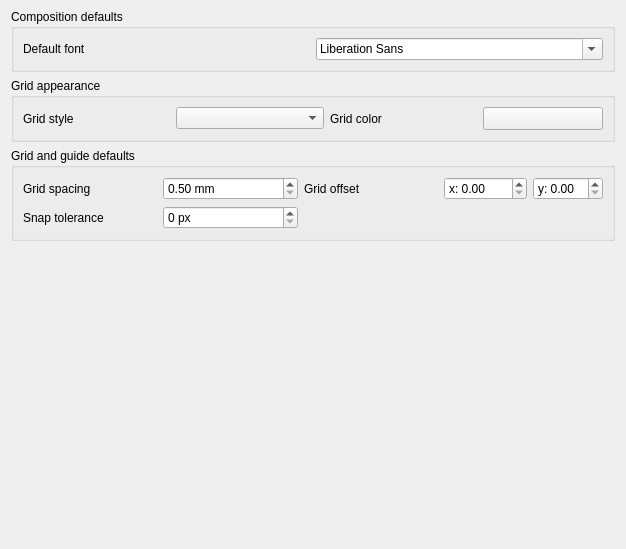
             <widget class="QWidget" name="mOptionsScrollAreaContents_12">
              <property name="geometry">
               <rect>
                <x>0</x>
                <y>0</y>
                <width>626</width>
                <height>549</height>
               </rect>
              </property>
              <layout class="QVBoxLayout" name="verticalLayout_39">
               <property name="topMargin">
                <number>9</number>
               </property>
               <item>
                <widget class="QgsCollapsibleGroupBox" name="groupBox_3">
                 <property name="enabled">
                  <bool>true</bool>
                 </property>
                 <property name="title">
                  <string>Composition defaults</string>
                 </property>
                 <layout class="QGridLayout" name="gridLayout_8">
                  <item row="1" column="0">
                   <layout class="QHBoxLayout" name="horizontalLayout_39">
                    <item>
                     <widget class="QLabel" name="label_60">
                      <property name="text">
                       <string>Default font</string>
                      </property>
                     </widget>
                    </item>
                    <item>
                     <widget class="QFontComboBox" name="mComposerFontComboBox"/>
                    </item>
                   </layout>
                  </item>
                 </layout>
                </widget>
               </item>
               <item>
                <widget class="QgsCollapsibleGroupBox" name="groupBox_23">
                 <property name="title">
                  <string>Grid appearance</string>
                 </property>
                 <layout class="QGridLayout" name="gridLayout_9">
                  <item row="0" column="0">
                   <widget class="QLabel" name="label_66">
                    <property name="text">
                     <string>Grid style</string>
                    </property>
                   </widget>
                  </item>
                  <item row="0" column="2">
                   <widget class="QComboBox" name="mGridStyleComboBox"/>
                  </item>
                  <item row="0" column="3">
                   <widget class="QLabel" name="label_4">
                    <property name="text">
                     <string>Grid color</string>
                    </property>
                   </widget>
                  </item>
                  <item row="0" column="4">
                   <widget class="QgsColorButtonV2" name="mGridColorButton">
                    <property name="minimumSize">
                     <size>
                      <width>120</width>
                      <height>0</height>
                     </size>
                    </property>
                    <property name="maximumSize">
                     <size>
                      <width>120</width>
                      <height>16777215</height>
                     </size>
                    </property>
                    <property name="text">
                     <string/>
                    </property>
                   </widget>
                  </item>
                 </layout>
                </widget>
               </item>
               <item>
                <widget class="QgsCollapsibleGroupBox" name="groupBox_24">
                 <property name="title">
                  <string>Grid and guide defaults</string>
                 </property>
                 <layout class="QGridLayout" name="gridLayout_11">
                  <item row="0" column="0">
                   <widget class="QLabel" name="label_61">
                    <property name="text">
                     <string>Grid spacing</string>
                    </property>
                   </widget>
                  </item>
                  <item row="0" column="1">
                   <widget class="QDoubleSpinBox" name="mGridResolutionSpinBox">
                    <property name="suffix">
                     <string> mm</string>
                    </property>
                    <property name="minimum">
                     <double>0.500000000000000</double>
                    </property>
                    <property name="maximum">
                     <double>9999.000000000000000</double>
                    </property>
                   </widget>
                  </item>
                  <item row="0" column="2">
                   <widget class="QLabel" name="label_63">
                    <property name="text">
                     <string>Grid offset</string>
                    </property>
                    <property name="wordWrap">
                     <bool>true</bool>
                    </property>
                   </widget>
                  </item>
                  <item row="0" column="3">
                   <layout class="QHBoxLayout" name="horizontalLayout_36">
                    <item>
                     <widget class="QDoubleSpinBox" name="mOffsetXSpinBox">
                      <property name="prefix">
                       <string>x: </string>
                      </property>
                      <property name="maximum">
                       <double>9999.000000000000000</double>
                      </property>
                     </widget>
                    </item>
                    <item>
                     <widget class="QDoubleSpinBox" name="mOffsetYSpinBox">
                      <property name="prefix">
                       <string>y: </string>
                      </property>
                      <property name="suffix">
                       <string/>
                      </property>
                     </widget>
                    </item>
                   </layout>
                  </item>
                  <item row="1" column="0">
                   <widget class="QLabel" name="label_62">
                    <property name="text">
                     <string>Snap tolerance</string>
                    </property>
                   </widget>
                  </item>
                  <item row="1" column="1">
                   <widget class="QSpinBox" name="mSnapToleranceSpinBox">
                    <property name="suffix">
                     <string> px</string>
                    </property>
                    <property name="maximum">
                     <number>200</number>
                    </property>
                   </widget>
                  </item>
                 </layout>
                </widget>
               </item>
               <item>
                <spacer name="verticalSpacer_10">
                 <property name="orientation">
                  <enum>Qt::Vertical</enum>
                 </property>
                 <property name="sizeHint" stdset="0">
                  <size>
                   <width>20</width>
                   <height>40</height>
                  </size>
                 </property>
                </spacer>
               </item>
              </layout>
             </widget>
